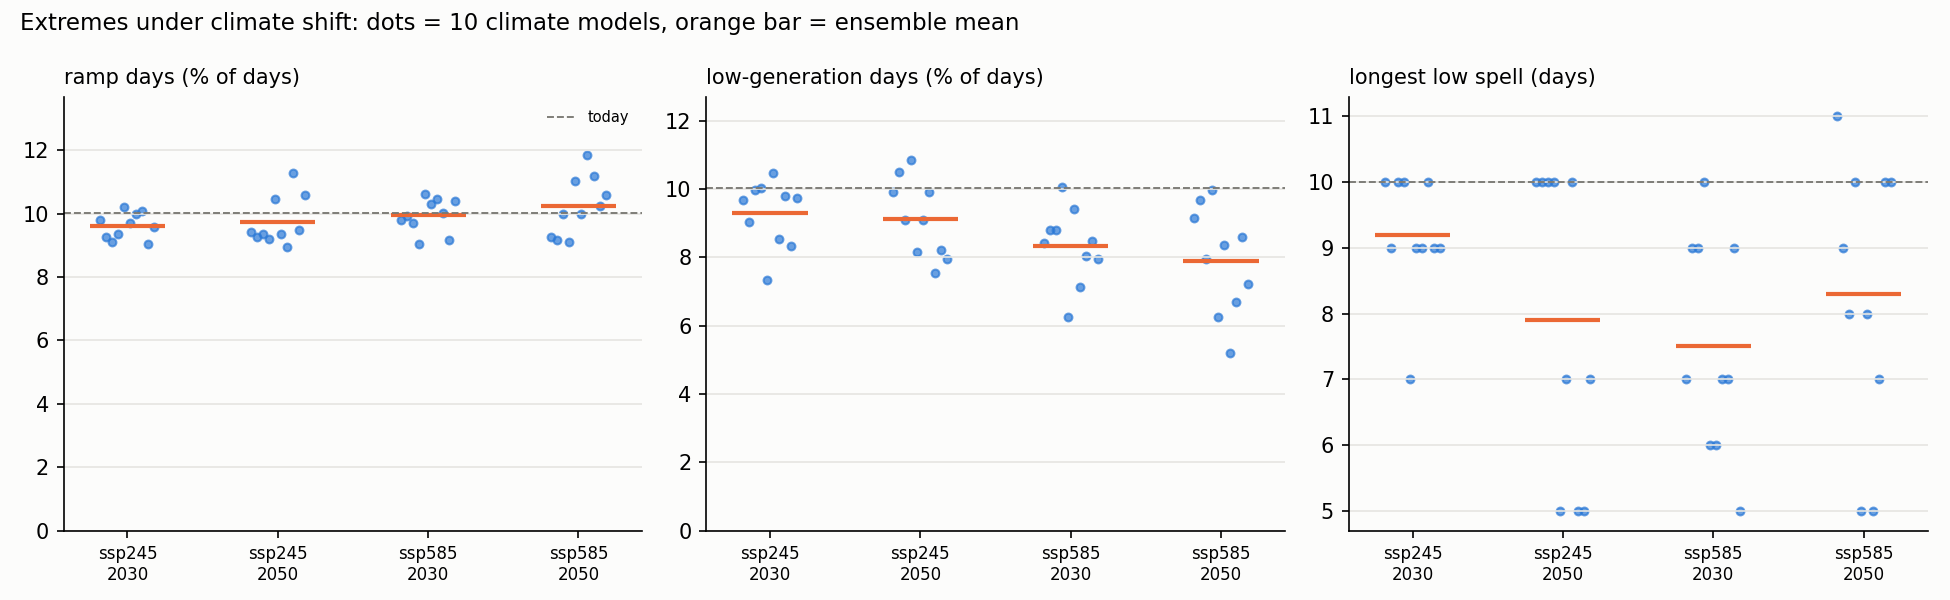

Write Python code to recreate this figure.
"""Extreme-day and ramp behaviour under climate shift (extends the delta-change analysis).

Run from the repo root:   python -m climate.extremes_impact [--model linear]   (linear = sensitivity check)

Question: apart from the AVERAGE generation change (climate_impact.py), does the climate shift make sudden changes
(ramps), very low-generation days and long low-generation spells more or less frequent?

Method (same weather-only XGBoost and the same 10 climate models x 2 scenarios x 2 windows as climate_impact.py)
  1. Predict a daily generation series for today's weather (baseline) and for each climate-shifted weather record.
  2. Thresholds are fixed on the BASELINE predicted series, so the baseline value is by construction about 10%:
       ramp day   : |prediction(t) - prediction(t-1)| >= 90th percentile of baseline |day-to-day change|
       low day    : prediction below the baseline 10th percentile
       high day   : prediction above the baseline 90th percentile
       low spell  : run of consecutive low days; we report the longest run in the record and the mean run length.
  3. Report the same quantities for each shifted record. A change of "+20%" in ramp days means ramp days become
     20% more frequent than they are today. Spread across the 10 climate models (p10, p90) is the uncertainty.

Honest limits (state them in the paper)
  - Delta-change keeps today's day-to-day weather sequence and only rescales it month by month. It therefore
    shows how the system's NONLINEAR response to a shifted mean changes extremes, but it cannot create new
    weather variability (more intense storms, longer calm spells). The numbers are a lower bound on any change
    in variability; treat them as "sensitivity to the mean shift", not a forecast of extremes.
  - The model predicts a smoother series than reality (it explains most, not all, of the variance), so these are
    changes in the model's extreme days, compared like with like (baseline vs shifted), never against observed counts.

Outputs (in climate/): extremes_impact.csv (long format like climate_impact.csv), extremes_baseline_reference.csv,
extremes_impact.png
"""
import warnings
from pathlib import Path

import matplotlib

matplotlib.use("Agg")
import matplotlib.pyplot as plt
import numpy as np
import pandas as pd

from climate.climate_impact import FEATS, REGION, fit_models, load_factors, shifted_weather, to_features
from models.data import load_daily
from models.ramps import spell_lengths
from models.trees import SEED, TARGET

warnings.filterwarnings("ignore")
OUT = Path(__file__).resolve().parent
Q_RAMP, Q_LOW, Q_HIGH = 0.90, 0.10, 0.90


def thresholds(base_pred):
    """Fixed from the baseline predicted series: (ramp size, low level, high level)."""
    d = base_pred.diff().abs()
    return float(d.quantile(Q_RAMP)), float(base_pred.quantile(Q_LOW)), float(base_pred.quantile(Q_HIGH))


def extreme_metrics(pred, thr):
    """Frequency metrics for one predicted daily series (a pandas Series with a daily DatetimeIndex)."""
    ramp_thr, low, high = thr
    d = pred.diff()
    is_low = pred < low
    spells = spell_lengths(is_low)
    return {
        "ramp_day_share_pct": float(100 * (d.abs() >= ramp_thr).sum() / d.notna().sum()),
        "up_ramp_day_share_pct": float(100 * (d >= ramp_thr).sum() / d.notna().sum()),
        "down_ramp_day_share_pct": float(100 * (d <= -ramp_thr).sum() / d.notna().sum()),
        "low_day_share_pct": float(100 * is_low.mean()),
        "high_day_share_pct": float(100 * (pred > high).mean()),
        "longest_low_spell_days": float(max(spells) if spells else 0),
        "mean_low_spell_days": float(np.mean(spells) if spells else 0),
        "spells_of_5plus_low_days_per_year": float(sum(1 for s in spells if s >= 5) / (len(pred) / 365.25)),
    }


def run(model="xgboost"):
    np.random.seed(SEED)
    df = load_daily()
    weather = df[FEATS].dropna()
    train = df.dropna(subset=FEATS + [TARGET])
    pred_fn = fit_models(train)[model]
    base = pd.Series(pred_fn(to_features(weather)), index=weather.index)
    thr = thresholds(base)
    ref = extreme_metrics(base, thr)
    print(f"[baseline] ramp size {thr[0]:.1f} MU, low < {thr[1]:.1f} MU, high > {thr[2]:.1f} MU "
          f"(from {len(base)} baseline days)")
    print("[baseline]", {k: round(v, 2) for k, v in ref.items()})

    fac_all = load_factors()
    rows = []
    for (scen, year), g in fac_all.groupby(["scenario", "target_year"]):
        per_model = []
        for cm, fac in g.groupby("climate_model"):
            p = pd.Series(pred_fn(to_features(shifted_weather(weather, fac))), index=weather.index)
            m = extreme_metrics(p, thr)
            per_model.append(m)
            for k, v in m.items():
                rows.append(dict(region=REGION, scenario=scen, target_year=int(year), climate_model=cm,
                                 metric=k, value=v, baseline=ref[k], p10=np.nan, p90=np.nan))
        pm = pd.DataFrame(per_model)
        for k in pm.columns:
            rows.append(dict(region=REGION, scenario=scen, target_year=int(year), climate_model="ensemble",
                             metric=k, value=float(pm[k].mean()), baseline=ref[k],
                             p10=float(np.percentile(pm[k], 10)), p90=float(np.percentile(pm[k], 90))))
    res = pd.DataFrame(rows)
    tag = "" if model == "xgboost" else f"_{model}"  # sensitivity runs never overwrite the primary files
    res.to_csv(OUT / f"extremes_impact{tag}.csv", index=False)
    pd.DataFrame([dict(model="xgboost", ramp_threshold_mu=thr[0], low_threshold_mu=thr[1],
                       high_threshold_mu=thr[2], n_days=len(base), **ref)]).to_csv(
        OUT / f"extremes_baseline_reference{tag}.csv", index=False)

    pd.set_option("display.width", 200)
    ens = res[res.climate_model == "ensemble"]
    print("\nENSEMBLE mean [p10, p90 across 10 climate models]  (baseline in brackets after the metric name)")
    for k in ref:
        print(f"\n{k}  (today: {ref[k]:.2f})")
        for _, r in ens[ens.metric == k].iterrows():
            print(f"   {r.scenario} {r.target_year}: {r.value:6.2f}  [{r.p10:6.2f}, {r.p90:6.2f}]")
    plot(res, ref, tag)
    return res


def plot(res, ref, tag=""):
    metrics = [("ramp_day_share_pct", "ramp days (% of days)"),
               ("low_day_share_pct", "low-generation days (% of days)"),
               ("longest_low_spell_days", "longest low spell (days)")]
    fig, axes = plt.subplots(1, 3, figsize=(13, 4), facecolor="#fcfcfb")
    cases = [("ssp245", 2030), ("ssp245", 2050), ("ssp585", 2030), ("ssp585", 2050)]
    for ax, (k, label) in zip(axes, metrics):
        ax.set_facecolor("#fcfcfb")
        for i, (s, y) in enumerate(cases):
            d = res[(res.metric == k) & (res.scenario == s) & (res.target_year == y)]
            m, e = d[d.climate_model != "ensemble"], d[d.climate_model == "ensemble"].iloc[0]
            ax.scatter(np.full(len(m), i) + np.linspace(-0.18, 0.18, len(m)), m.value, color="#2a78d6", s=14, alpha=0.7)
            ax.hlines(e.value, i - 0.25, i + 0.25, color="#eb6834", lw=2)
        ax.axhline(ref[k], color="#7a7973", lw=0.9, ls="--", label="today")
        if k.endswith("share_pct"):
            ax.set_ylim(0, 1.2 * max(ax.get_ylim()[1] / 1.05, ref[k]))  # honest zero baseline for shares
        ax.set_xticks(range(4))
        ax.set_xticklabels([f"{s}\n{y}" for s, y in cases], fontsize=8)
        ax.set_title(label, loc="left", fontsize=10)
        ax.grid(axis="y", color="#e6e5e1")
        for sp in ("top", "right"):
            ax.spines[sp].set_visible(False)
    axes[0].legend(frameon=False, fontsize=7)
    fig.suptitle("Extremes under climate shift: dots = 10 climate models, orange bar = ensemble mean", x=0.01,
                 ha="left", fontsize=11)
    plt.tight_layout()
    plt.savefig(OUT / f"extremes_impact{tag}.png", dpi=150)


if __name__ == "__main__":
    import argparse

    ap = argparse.ArgumentParser()
    ap.add_argument("--model", choices=["xgboost", "linear"], default="xgboost",
                    help="weather-to-power model; linear is the sensitivity check (files get a _linear suffix)")
    run(ap.parse_args().model)
